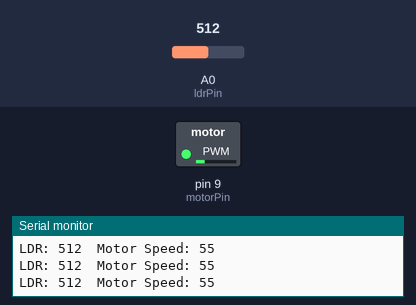
Bench run of a sketch on a simulated Arduino Uno, built with avr-gcc and run on an emulated ATmega328P. Parts: switched loads named in the sketch (green lamp = pin HIGH), the last lines printed to the serial monitor. The test bench sets the inputs (shaded band); at power-on: A0 (ldrPin) = 512.

Above: at 1.2 s.
1.3 s: A0 (ldrPin) set to 716
At 2.1 s:
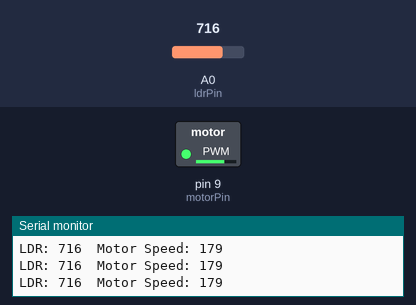
2.8 s: A0 (ldrPin) set to 900
At 3.6 s:
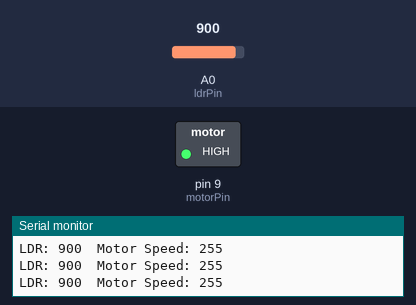
4.3 s: A0 (ldrPin) set to 306
At 5.1 s:
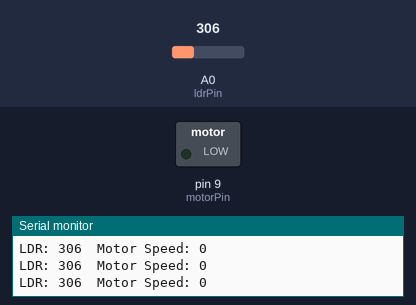
5.8 s: A0 (ldrPin) set to 410
7.3 s: A0 (ldrPin) set to 439
At 8.1 s:
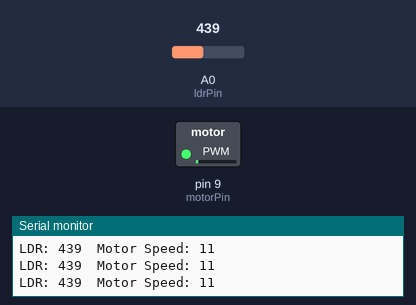
8.8 s: A0 (ldrPin) set to 122
At 9.6 s:
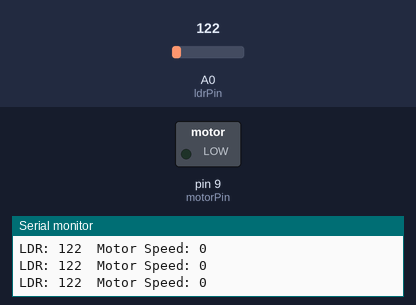
Timing chart, 0 to 11.3 s (numbered marks = the images above; inputs shaded):
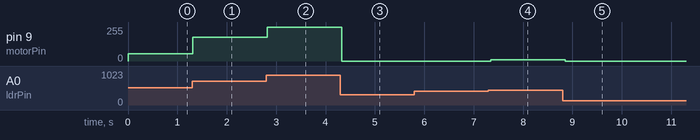

Measured:
- after the input at 1.3 s, pin 9 (motorPin): 55/255 → 179/255 at once
- after the input at 2.8 s, pin 9 (motorPin): 179/255 → 255/255 at once
- after the input at 4.3 s, pin 9 (motorPin): 255/255 → 0/255 at once
- after the input at 7.3 s, pin 9 (motorPin): 0/255 → 11/255 after 0.05 s
- after the input at 8.8 s, pin 9 (motorPin): 11/255 → 0/255 after 0.05 s

The sketch:

LDR_Ctrl_Motor.ino
```cpp
const int ldrPin = A0;
const int motorPin = 9;   // PWM pin

int ldrValue = 0;
int motorSpeed = 0;

void setup() {
  pinMode(motorPin, OUTPUT);
  Serial.begin(9600);
}

void loop() {
  ldrValue = analogRead(ldrPin);   // Read LDR value (0–1023)

  // Map LDR value to PWM range (0–255)
  motorSpeed = map(ldrValue, 420, 840, 0, 255);
  motorSpeed = constrain(motorSpeed, 0, 255);

  // Set motor speed
  digitalWrite(7, HIGH); // direction pin
  analogWrite(motorPin, motorSpeed);

  // Debug values
  Serial.print("LDR: ");
  Serial.print(ldrValue);
  Serial.print("  Motor Speed: ");
  Serial.println(motorSpeed);

  delay(100);
}
```
